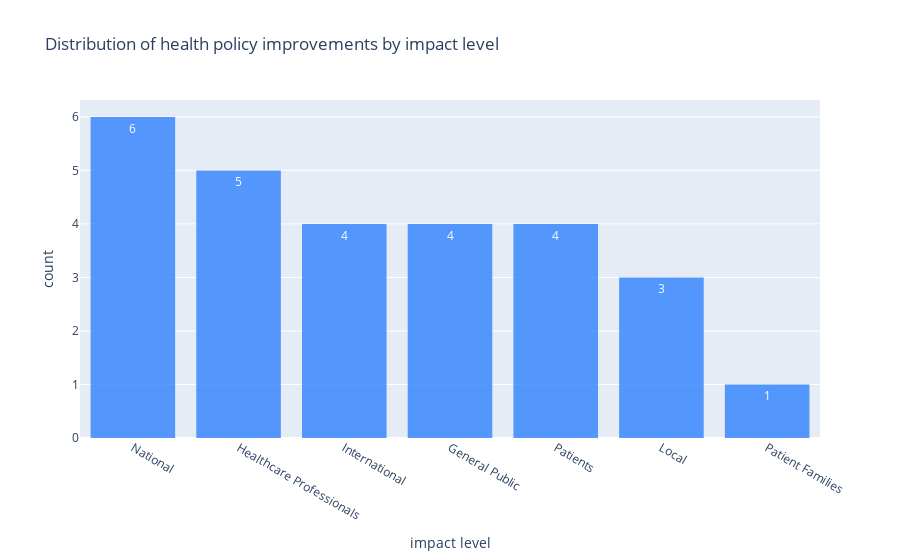

The code cell stored with this chart in its notebook:
### Code cell
# Plot distribution of policy impact

poli_data = poli.groupby(by='Project Title').max().reset_index(drop=True)\
    .drop(columns=['Policy Influence'])
poli_data.columns = poli_data.columns.map(lambda x: re.sub(r' \(pol\)', '', x))
poli_data = poli_data.sum().sort_values(ascending=False)
poli_fig = px.histogram(x=poli_data.index, y=poli_data, text_auto=True, \
    title='Distribution of health policy improvements by impact level', 
    color_discrete_sequence=[blue], opacity=0.81)
poli_fig.update_yaxes(title='count')
poli_fig.update_xaxes(title='impact level')
poli_fig

### Figure 1 — Plotly figure (JSON) as saved in the notebook; plotly's stock layout.template omitted (floating-point values rounded to 4 significant figures)
{"data": [{"alignmentgroup": "True", "bingroup": "x", "histfunc": "sum", "hovertemplate": "x=%{x}<br>sum of y=%{y}<extra></extra>", "legendgroup": "", "marker": {"color": "#3283FE", "opacity": 0.81, "pattern": {"shape": ""}}, "name": "", "offsetgroup": "", "orientation": "v", "showlegend": false, "texttemplate": "%{value}", "type": "histogram", "x": ["National", "Healthcare Professionals", "International", "General Public", "Patients", "Local", "Patient Families"], "xaxis": "x", "y": [6, 5, 4, 4, 4, 3, 1], "yaxis": "y"}], "layout": {"barmode": "relative", "legend": {"tracegroupgap": 0}, "title": {"text": "Distribution of health policy improvements by impact level"}, "xaxis": {"anchor": "y", "domain": [0, 1], "title": {"text": "impact level"}}, "yaxis": {"anchor": "x", "domain": [0, 1], "title": {"text": "count"}}}}
